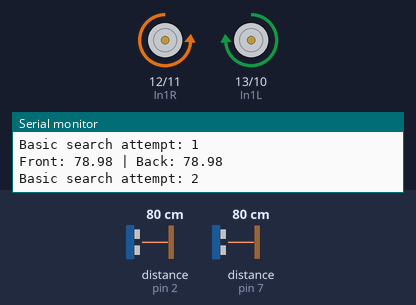
This sketch was run on a simulated Arduino Uno, built with avr-gcc and run on an emulated ATmega328P. Shown: motor-driver pin pairs drawn as motors (green arrow = first pin HIGH = forward, orange = second pin HIGH = backward, longer = more drive, scaled by the enable pin), the last lines printed to the serial monitor. Wiring (inferred from the names in the program): 2 × ultrasonic range finder: trigger pin 4, echo pin 2 / trigger pin 8, echo pin 7. Inputs (shaded band) come from the test bench; at power-on: distance to the obstacle (sensors on pin 2, pin 7) 80 cm. The echo pulse lasts 58.3 µs per cm.

Above: at 5.99 s.
6.3 s: distance to the obstacle (sensor on pin 2) set to 74 cm
9.3 s: distance to the obstacle (sensor on pin 2) set to 67 cm
At 10.1 s:
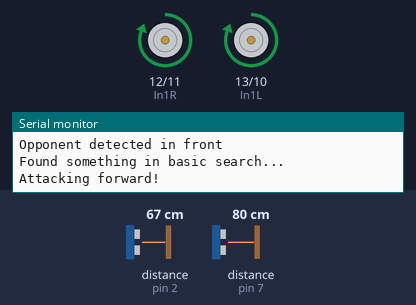
11.1 s: distance to the obstacle (sensor on pin 2) set to 250 cm
At 11.28 s:
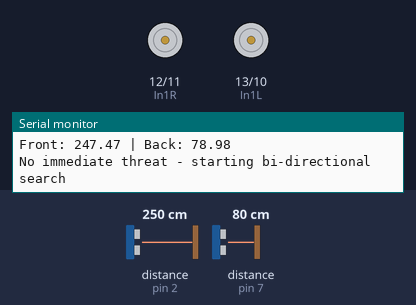
14.1 s: distance to the obstacle (sensor on pin 7) set to 73 cm
17.1 s: distance to the obstacle (sensor on pin 7) set to 65 cm
At 18.3 s:
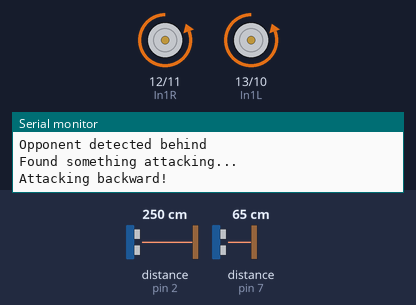
18.9 s: distance to the obstacle (sensor on pin 7) set to 120 cm
At 19.3 s:
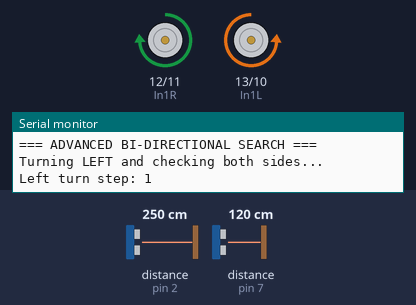
Timing chart, 0 to 22.9 s (numbered marks = the images above; inputs shaded):
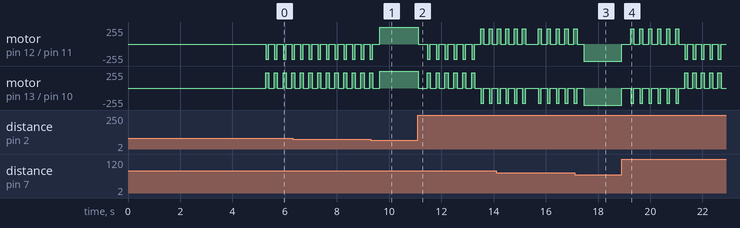

Measured:
- the behaviour switches between 71 and 70 cm on distance to the obstacle (sensor on pin 2) (found by bisection; images 0 and 1)
- the behaviour switches between 71 and 70 cm on distance to the obstacle (sensor on pin 7) (found by bisection; images 2 and 3)
- by itself, motor on pin 12 (In1R) / pin 11 (In2R): alternates backward 229/255 for 0.12 s and stopped for 0.21 s
- by itself, motor on pin 13 (In1L) / pin 10 (In2L): alternates forward 229/255 for 0.12 s and stopped for 0.21 s

The sketch:

Sumo-Robot-Code.ino
```cpp
#include <math.h>

// Motor (Right)
int In1R = 12;
int In2R = 11;
int EnR = 5;

// Motor (Left)
int In1L = 13;
int In2L = 10;
int EnL = 6;

// Ultrasonic Sensors
// Front Ultrasonic
int USS_trig = 4;
int USS_echo = 2;

// Back Ultrasonic
int USS_2trig = 8;
int USS_2echo = 7;

// VARIABLES
bool direction = true; // true-right; false-left for search
bool opponent = false;
int distance_of_opponent = 70;
int counter = 0;

// New variables for bi-directional operation
enum AttackDirection { FORWARD, BACKWARD, NONE };
AttackDirection current_attack = NONE;

float getDistFront() {
  digitalWrite(USS_trig, HIGH);
  delayMicroseconds(5);
  digitalWrite(USS_trig, LOW);
  uint32_t us = pulseIn(USS_echo, HIGH);
  return (us * 0.034 / 2);
}

float getDistBack() {
  digitalWrite(USS_2trig, HIGH);
  delayMicroseconds(5);
  digitalWrite(USS_2trig, LOW);
  uint32_t us = pulseIn(USS_2echo, HIGH);
  return (us * 0.034 / 2);
}

void goForward(int percent = 100) {
  int power = ceil(2.55 * percent);
  digitalWrite(In1R, HIGH);
  digitalWrite(In2R, LOW);
  digitalWrite(In1L, HIGH);
  digitalWrite(In2L, LOW);
  analogWrite(EnR, power);
  analogWrite(EnL, power);
}

void goBackward(int percent = 100) {
  int power = ceil(2.55 * percent);
  digitalWrite(In1R, LOW);
  digitalWrite(In2R, HIGH);
  digitalWrite(In1L, LOW);
  digitalWrite(In2L, HIGH);
  analogWrite(EnR, power);
  analogWrite(EnL, power);
}

void turnRight(int percent = 100) {
  int power = ceil(2.55 * percent);
  digitalWrite(In1R, LOW);
  digitalWrite(In2R, HIGH);
  digitalWrite(In1L, HIGH);
  digitalWrite(In2L, LOW);
  analogWrite(EnR, power);
  analogWrite(EnL, power);
}

void turnLeft(int percent = 100) {
  int power = ceil(2.55 * percent);
  digitalWrite(In1R, HIGH);
  digitalWrite(In2R, LOW);
  digitalWrite(In1L, LOW);
  digitalWrite(In2L, HIGH);
  analogWrite(EnR, power);
  analogWrite(EnL, power);
}

void turn_off(int time = 100) {
  digitalWrite(In1R, LOW);
  digitalWrite(In2R, LOW);
  digitalWrite(In1L, LOW);
  digitalWrite(In2L, LOW);
  analogWrite(EnR, 0);
  analogWrite(EnL, 0);
  delay(time);
}

AttackDirection checkForOpponent() {
  float front_dist = getDistFront();
  float back_dist = getDistBack();

  Serial.print("Front: ");
  Serial.print(front_dist);
  Serial.print(" | Back: ");
  Serial.println(back_dist);

  // Check which direction has the closest opponent
  if (front_dist <= distance_of_opponent && back_dist <= distance_of_opponent) {
    // Opponent on both sides - attack the closer one
    if (front_dist <= back_dist) {
      Serial.println("Opponent front (closer)");
      return FORWARD;
    } else {
      Serial.println("Opponent back (closer)");
      return BACKWARD;
    }
  }
  else if (front_dist <= distance_of_opponent) {
    Serial.println("Opponent detected in front");
    return FORWARD;
  }
  else if (back_dist <= distance_of_opponent) {
    Serial.println("Opponent detected behind");
    return BACKWARD;
  }

  return NONE;
}

void attackOpponent(AttackDirection attack_dir) {
  if (attack_dir == FORWARD) {
    Serial.println("Attacking forward!");
    while (getDistFront() < distance_of_opponent) {
      goForward();
    }
  }
  else if (attack_dir == BACKWARD) {
    Serial.println("Attacking backward!");
    while (getDistBack() < distance_of_opponent) {
      goBackward();
    }
  }
  turn_off(50); // Brief stop after attack
}

void biDirectionalSearch() {
  int angle = 6;
  int speed_perc = 190;
  int turning_delay = 120;  // Increased from 40 to 120ms
  int stopping_delay = 200; // Increased from 80 to 200ms

  Serial.print("Search - Counter: ");
  Serial.print(counter);
  Serial.print(", Direction: ");
  Serial.print(direction ? "RIGHT" : "LEFT");
  Serial.print(", Opponent: ");
  Serial.println(opponent ? "TRUE" : "FALSE");

  // Check both sensors during search
  AttackDirection opponent_dir = checkForOpponent();

  if (opponent_dir != NONE) {
    opponent = true;
    attackOpponent(opponent_dir);
    return;
  }

  // Original search logic but now checking both sensors
  if (opponent == false || counter > 1) {
    counter = 0;
    opponent = false;
    Serial.println("=== BASIC BI-DIRECTIONAL SEARCH ===");

    int search_attempts = 0;
    do {
      Serial.print("Basic search attempt: ");
      Serial.println(search_attempts++);

      turnRight(speed_perc);
      delay(turning_delay);
      turn_off(stopping_delay);

      opponent_dir = checkForOpponent();
      if (opponent_dir != NONE) {
        Serial.println("Found something in basic search...");
        opponent = true;
        attackOpponent(opponent_dir);
        break;
      }

      // Prevent infinite loop
      if (search_attempts > 20) {
        Serial.println("Basic search timeout - switching to advanced");
        break;
      }
    } while (opponent == false);
  }
  else {
    Serial.println("=== ADVANCED BI-DIRECTIONAL SEARCH ===");

    if (direction == true) {
      Serial.println("Turning RIGHT and checking both sides...");
      counter += 1;

      for (int i = 1; i <= angle; i++) {
        Serial.print("Right turn step: ");
        Serial.println(i);

        turnRight(speed_perc);
        delay(turning_delay);
        turn_off(stopping_delay);

        opponent_dir = checkForOpponent();
        if (opponent_dir != NONE) {
          Serial.println("Found something.. attacking");
          counter = 0;
          direction = true;
          attackOpponent(opponent_dir);
          return;
        }
      }

      direction = false;
      Serial.println("Returning to initial position...");
      for (int i = 1; i <= angle; i++) {
        turnLeft(speed_perc);
        delay(turning_delay);
        turn_off(stopping_delay);
      }
    }
    else {
      Serial.println("Turning LEFT and checking both sides...");
      counter += 1;

      for (int i = 1; i <= angle; i++) {
        Serial.print("Left turn step: ");
        Serial.println(i);

        turnLeft(speed_perc);
        delay(turning_delay);
        turn_off(stopping_delay);

        opponent_dir = checkForOpponent();
        if (opponent_dir != NONE) {
          Serial.println("Found something attacking...");
          counter = 0;
          direction = false;
          attackOpponent(opponent_dir);
          return;
        }
      }

      direction = true;
      Serial.println("Returning to initial position...");
      for (int i = 1; i <= angle; i++) {
        turnRight(speed_perc);
        delay(turning_delay);
        turn_off(stopping_delay);
      }
    }
  }

  // Reset counter if it gets too high to prevent getting stuck
  if (counter > 3) {
    Serial.println("Counter reset - preventing infinite loops");
    counter = 0;
    opponent = false;
    direction = !direction; // Switch direction
  }
}

void setup() {
  Serial.begin(9600);

  // Ultrasonic sensors
  pinMode(USS_trig, OUTPUT);
  pinMode(USS_echo, INPUT);
  pinMode(USS_2trig, OUTPUT);
  pinMode(USS_2echo, INPUT);

  // Motors
  pinMode(In1R, OUTPUT);
  pinMode(In2R, OUTPUT);
  pinMode(EnR, OUTPUT);
  pinMode(In1L, OUTPUT);
  pinMode(In2L, OUTPUT);
  pinMode(EnL, OUTPUT);

  // Stop motors initially
  analogWrite(EnR, 0);
  analogWrite(EnL, 0);

  digitalWrite(13, HIGH); // Ready LED

  // 5 second countdown
  Serial.println("SUMO ROBOT STARTING IN:");
  for (int i = 5; i > 0; i--) {
    Serial.print(i);
    Serial.println(" seconds...");
    delay(1000);
  }

  Serial.println("GO! FIGHT!");
  digitalWrite(13, LOW); // Turn off ready LED

  Serial.print("Initial front distance: ");
  Serial.println(getDistFront());
  Serial.print("Initial back distance: ");
  Serial.println(getDistBack());
}

void loop() {
  Serial.println("=== MAIN LOOP START ===");

  // Check both directions for immediate threats
  AttackDirection opponent_dir = checkForOpponent();

  if (opponent_dir != NONE) {
    Serial.println("Found opponent from main loop - attacking!");
    attackOpponent(opponent_dir);
    // Reset variables after attack
    opponent = false;
    counter = 0;
  }
  else {
    Serial.println("No immediate threat - starting bi-directional search");
    biDirectionalSearch();
  }

  // Small delay to prevent overwhelming the serial monitor
  delay(50);
}
```
